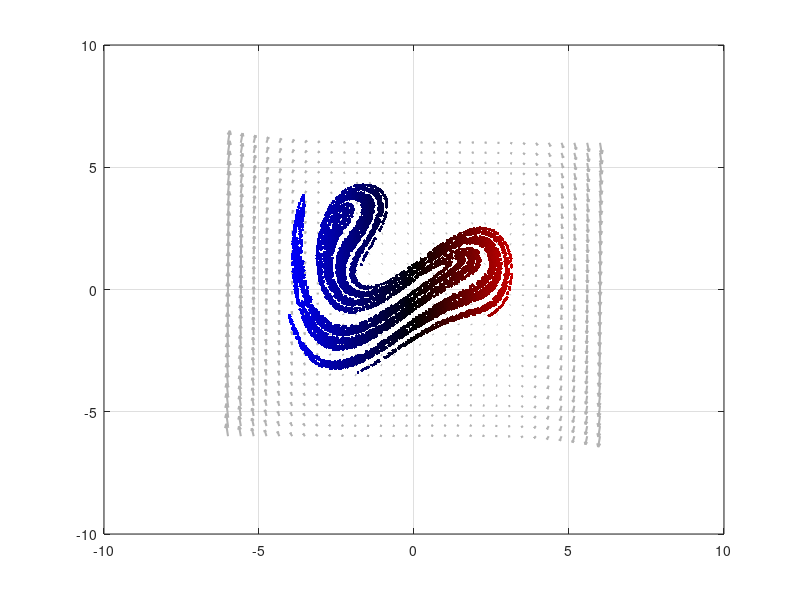

MATLAB code to generate this figure: (Note: this script raises an error after producing the figure.)
%% *Driven Duffing Oscillator* 
% Author:  Tyler Jones
% Contact: tjjones6@wisc.edu
% Date:    04.09.2024
% 
% <<PoincareMapOmega2Pi.PNG>>
% 

%{
This MATLAB script models the behavior of a driven Duffing oscillator, a 
nonlinear dynamical system common in engineering and physics. By numerically 
solving the Driven Duffing Equation using MATLAB's ode45 solver, it 
generates a Poincaré section plot, illustrating the oscillator's phase space 
dynamics. 

See the following for more info: 
<https://en.wikipedia.org/wiki/Duffing_equation> 
Steven H. Strogatz: Nonlinear Dynamics and Chaos
%}

clear all; close all; clc;

%% Parameter Library and User Input
%{ 
Driven Duffing Oscillator Equation:
$\ddot{x} + \delta\dot{x} + \alpha x + \beta x^{3}=\gamma \cos(\omega t)$

alpha: Coefficient of linear damping
beta:  Coefficient of cubic damping
gamma: Amplitude of external driving force
omega: Angular frequency of external driving force
delta: Coefficient of velocity damping
%}

% alpha = -1;
% beta = 1;
% gamma = 0.6;
% omega = 1.5;
% delta = 0.3;

alpha = -1;
beta = 0.25;
gamma = 2.5;
omega = 2;
delta = 0.1;

% Period Definition
% NOTE: For t_period, "1000*T" controls the density of Poincaré Map
T = 2*pi/omega; % Period of solution
t_period = (0:T:10000*T)'; % Periodic time vector 

% Initial Condition (x,x_dot,phi)
y0 = [1; 0; 0]; % Initial data/condition: (x=1, x_dot=0, phi=0)

% Axis Controls
b = 6;
axis_controls = [-b b];
bound = b;

%% Vector Field Generation
%{
This section computes the vector field for the driven Duffing oscillator, 
defining functions for the first-order differential equations of position 
and velocity. It then generates a grid of x and y values and evaluates the 
velocity components.
%}

% First order system
x_dot = @(x,y) y;
v_dot = @(x,y,t) gamma*cos(omega*t) - delta*y - alpha*x - beta*x.^3;

% Generate grid and mesh for velocity vectors.
% NOTE: VV is defined and updated in the loop since it is time-dependent
xx = linspace(-bound,bound,30);
yy = linspace(-bound,bound,30);
[XX,YY] = meshgrid(xx,yy);
UU = x_dot(XX,YY);

%% Simulation and Visualization Loop
%{
This section initializes a figure for visualization and sets up parameters 
for the simulation, including defining the Duffing equation using anonymous
functions and configuring video writing settings. It iterates through 
increasing values of the phase angle `phi`, and plotting the resulting 
Poincaré section.

System Definition:
\dot{x} = v
\dot{v} = \gamma\cos(\omega) - \delta\dot{x} - \alpha x - \beta x^3
\dot{\phi} = \omega
%}

figure('units','normalized','Position',[0.1 0.1 .8 .8])

% Solve Duffing Equation via ODE45
Duff_Eq = @(t, Y) [Y(2); gamma*cos(Y(3)) - delta*Y(2) - alpha*Y(1) - beta*Y(1).^3; omega];

% myWriter = VideoWriter('DuffingEquation3.mp4', 'MPEG-4');
% myWriter.FrameRate = 60;
% open(myWriter);

% Iterate over increasing values of phi
angular_res = 100; % Resolution for sweeping phi
phi_final = 6*pi;  % Final angle
for phi = linspace(0, phi_final, angular_res)
    clf

    % Update the initial condition with the current phi
    y0(3) = phi;
    VV = v_dot(XX,YY,phi*T);
    
    % ODE45 Solver
    [t, Y] = ode45(Duff_Eq, t_period, y0);

    % Assign intersection colors based on normalized x values
    x_values = Y(2:end,1);
    x_max = max(abs(x_values));
    normalized_x = x_values/x_max;
    colors = zeros(length(x_values), 3);
    colors(:, 1) = normalized_x; 
    colors(:, 3) = -normalized_x; 
    
    % Plot the Poincaré section (x vs. x_dot)
    quiver(XX,YY,UU,VV,'Color',[0.7,0.7,0.7],'LineWidth',1.5);
    hold on
    %plot(Y(2:end,1), Y(2:end,2), 'MarkerSize', 5)
    scatter(Y(2:end,1), Y(2:end,2), 5, colors, 'filled')
    grid on
    fig_xytit('$x$','$\dot{x}$')
    title(['Poincare Section: $\ddot{x} + \delta\dot{x} + \alpha x + \beta x^3 = \gamma \cos(\omega t)$, $\phi = \omega t = $ ', num2str(phi)],'Interpreter','latex'); % Add iteration step of phi to title
    xlim(axis_controls)
    ylim(axis_controls)
    hold off
    pause(0.01)

%     frame = getframe(gcf);
%     writeVideo(myWriter,frame);
end
% close(myWriter)

%% Plotting Reference Functions
function myfigpref
%   MYFIGPREF just makes figures pretty. Written by TGJChandler
%
%   Last edited: 01/01/2018 by TGJChandler
%
%   Comment by Tyler Jones: Thomas Chandler was my professor for math
%   415 (Applied Dynamical Systems, Chaos, and Modeling) @UW-Madison

set(0, 'DefaultAxesFontSize', 20)
set(0, 'DefaultAxesLineWidth', 2);
set(0, 'DefaultLineLineWidth', 2);
set(0, 'DefaultPatchLineWidth', .7);
set(0, 'DefaultLineMarkerSize', 6);

grid on;
box on;

h = gca;
h.TickLabelInterpreter='latex';
h.MinorGridAlpha=0.05;
h.GridAlpha=0.05;
h.FontSize=25;
h.LineWidth=2;

h = gcf;
h.Color = [1,1,1];
end
function fig_xytit(xlab, ylab, tit)
% FIG_XYTIT sets the current figure's xlabel, ylabel, and title
%   in latex format.
%
%   Last edited: 15/06/2021 by TGJChandler

if nargin<3
    tit = '';
end

xlabel(xlab,'interpreter','latex')
ylabel(ylab,'interpreter','latex')
title(tit,'interpreter','latex')
end
